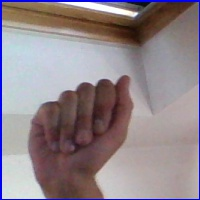
#> input picture isl_project copy/data/train/A/A1149.jpg, 200 x 200 px
$ python -i preprocessing.py   (imports and definitions only)
#> lines starting #> are read from the running program, lines starting #| are printed output that depends on the picture; after the words box and inside, x2 and y2 are one past the last pixel; in counts of white or black regions, pixels touching at a corner belong together
### isl_project copy/src/utils.py
import logging
import os
import json
from pathlib import Path
import numpy as np

# ── Logging ────────────────────────────────────────────────────────────────────
def get_logger(name: str) -> logging.Logger:
    logger = logging.getLogger(name)
    if not logger.handlers:
        logger.setLevel(logging.DEBUG)
        fmt = logging.Formatter(
            "[%(asctime)s] %(levelname)-8s %(name)s: %(message)s",
            datefmt="%Y-%m-%d %H:%M:%S",
        )
        ch = logging.StreamHandler()
        ch.setFormatter(fmt)
        logger.addHandler(ch)
        os.makedirs("logs", exist_ok=True)
        fh = logging.FileHandler("logs/isl.log")
        fh.setFormatter(fmt)
        logger.addHandler(fh)
    return logger


log = get_logger("utils")

# ── Paths ──────────────────────────────────────────────────────────────────────
PROJECT_ROOT = Path(__file__).resolve().parent.parent
DATA_DIR     = PROJECT_ROOT / "data"
RAW_DIR      = DATA_DIR / "raw"
PROCESSED_DIR= DATA_DIR / "processed"
TRAIN_DIR    = DATA_DIR / "train"
TEST_DIR     = DATA_DIR / "test"
MODEL_DIR    = PROJECT_ROOT / "models"
LOGS_DIR     = PROJECT_ROOT / "logs"

for _d in [RAW_DIR, PROCESSED_DIR, TRAIN_DIR, TEST_DIR, MODEL_DIR, LOGS_DIR]:
    _d.mkdir(parents=True, exist_ok=True)

MODEL_H5_PATH   = MODEL_DIR / "cnn_model.h5"
LANDMARK_H5_PATH= MODEL_DIR / "landmark_model.h5"
LABEL_MAP_PATH  = MODEL_DIR / "label_map.json"

IMG_SIZE   = 128
NUM_CHANNELS = 1          # grayscale
LANDMARK_DIM = 63         # 21 landmarks × 3 (x,y,z)

# Simulated special gesture timings (seconds)
SPACE_TIMEOUT  = 2.0      # no gesture for 2s → insert space
DELETE_HOLD    = 1.5      # same gesture held for 1.5s → delete last letter


# ── Label helpers ──────────────────────────────────────────────────────────────
def build_label_map(class_names: list) -> dict:
    """int → class_name"""
    return {i: c for i, c in enumerate(sorted(class_names))}


# [12 lines left out: functions save_label_map, load_label_map, not called in this run]


def labels_to_int(label_map: dict) -> dict:
    """class_name → int"""
    return {v: k for k, v in label_map.items()}


# ── Normalise landmarks ────────────────────────────────────────────────────────
# [14 lines left out: function normalize_landmarks, not called in this run]


# ── Confusion-pair rule fix ────────────────────────────────────────────────────
CONFUSION_PAIRS = {
    frozenset(["D", "R", "U"]): None,
    frozenset(["T", "K", "I"]): None,
    frozenset(["S", "M", "N"]): None,
}

# [18 lines left out: function confusion_correct, not called in this run]

### isl_project copy/src/preprocessing.py
"""
preprocessing.py
────────────────
Two pipelines:
  1. image_pipeline  – grayscale → blur → threshold → resize (for CNN)
  2. landmark_pipeline – MediaPipe extraction → normalise (for Landmark model)

Also provides extract_landmarks_from_dataset() which pre-computes landmarks
from dataset images and saves them as .npy for fast landmark model training.
"""

import cv2
import numpy as np
import mediapipe as mp
from pathlib import Path
import sys

sys.path.insert(0, str(Path(__file__).resolve().parent))
from utils import get_logger, normalize_landmarks, TRAIN_DIR, TEST_DIR, PROCESSED_DIR, IMG_SIZE, LANDMARK_DIM

log = get_logger("preprocessing")
#> further down, picture is the input picture: shape (200, 200, 3); mean B, G, R 138.9, 133.1, 145.1

mp_hands = mp.solutions.hands
# [5 lines that did not run here, left out]


# ── Image pipeline ─────────────────────────────────────────────────────────────
def image_pipeline(frame: np.ndarray) -> np.ndarray:
    """
    Input : BGR or grayscale frame (any size).
    Output: (IMG_SIZE, IMG_SIZE, 1) float32 in [0,1].
    """
    if frame is None:
        return np.zeros((IMG_SIZE, IMG_SIZE, 1), dtype=np.float32)
    if len(frame.shape) == 3:
        gray = cv2.cvtColor(frame, cv2.COLOR_BGR2GRAY)
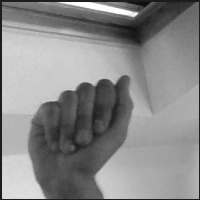
#> gray: shape (200, 200); min 11, max 255, mean 137.4
    else:
        gray = frame.copy()
    blur = cv2.GaussianBlur(gray, (5, 5), 0)
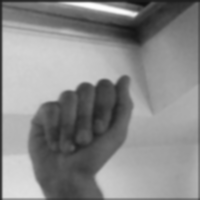
#> blur: shape (200, 200); min 16, max 253, mean 137.9
    thresh = cv2.adaptiveThreshold(
        blur, 255,
        cv2.ADAPTIVE_THRESH_GAUSSIAN_C,
        cv2.THRESH_BINARY_INV,
        11, 2,
    )
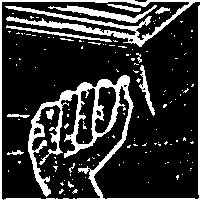
#> thresh: shape (200, 200); 20.5% white; 152 white regions (138 under 20 px), largest, box (x1, y1, x2, y2) and area: (4, 5, 200, 200) 3877, (0, 0, 200, 200) 2382, (48, 5, 157, 23) 535
    resized = cv2.resize(thresh, (IMG_SIZE, IMG_SIZE))
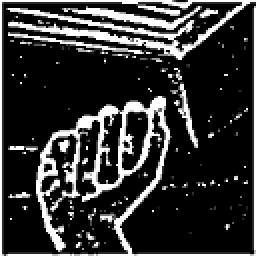
#> resized: shape (128, 128) (shown 2 times larger); min 0, max 255, mean 51.4
    return (resized.astype(np.float32) / 255.0)[..., np.newaxis]


# ── Landmark pipeline ──────────────────────────────────────────────────────────
# [99 lines left out: functions extract_landmarks_from_frame, extract_landmarks_from_dataset, augment_image, not called in this run]

>>> import cv2
>>> picture = cv2.imread('../data/train/A/A1149.jpg')
>>> result = image_pipeline(picture)

$ run again, on isl_project copy/data/train/B/B1510.jpg
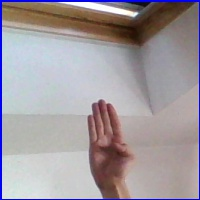
#> input picture isl_project copy/data/train/B/B1510.jpg, 200 x 200 px
#> picture is the input picture: shape (200, 200, 3); mean B, G, R 159.6, 154.3, 161.7
#> in image_pipeline, `thresh = cv2.adaptiveThreshold( blur, 255, cv2.ADAPTIVE_THRESH_GAUSSIA..`:
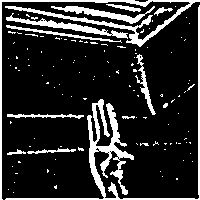
#> thresh: shape (200, 200); 17.1% white; 120 white regions (108 under 20 px), largest, box (x1, y1, x2, y2) and area: (5, 5, 200, 200) 2387, (0, 0, 200, 200) 1770, (6, 13, 128, 39) 607
#> in image_pipeline, `resized = cv2.resize(thresh, (IMG_SIZE, IMG_SIZE))`:
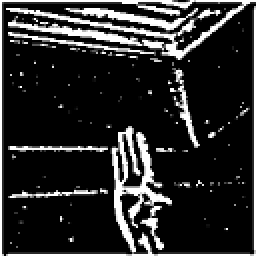
#> resized: shape (128, 128) (shown 2 times larger); min 0, max 255, mean 42.4

$ run again, on isl_project copy/data/train/B/B2357.jpg
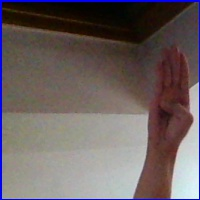
#> input picture isl_project copy/data/train/B/B2357.jpg, 200 x 200 px
#> picture is the input picture: shape (200, 200, 3); mean B, G, R 97.5, 96.9, 107.5
#> in image_pipeline, `thresh = cv2.adaptiveThreshold( blur, 255, cv2.ADAPTIVE_THRESH_GAUSSIA..`:
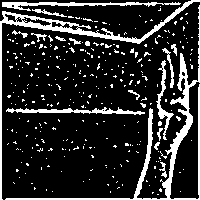
#> thresh: shape (200, 200); 16.9% white; 312 white regions (295 under 20 px), largest, box (x1, y1, x2, y2) and area: (5, 5, 200, 200) 2113, (0, 0, 200, 200) 1583, (2, 2, 181, 11) 558
#> in image_pipeline, `resized = cv2.resize(thresh, (IMG_SIZE, IMG_SIZE))`:
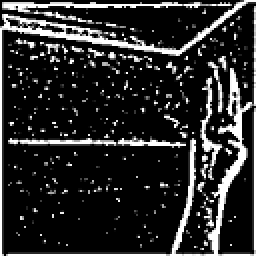
#> resized: shape (128, 128) (shown 2 times larger); min 0, max 255, mean 42.5

$ run again, on isl_project copy/data/train/C/C1489.jpg
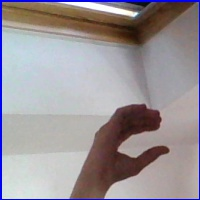
#> input picture isl_project copy/data/train/C/C1489.jpg, 200 x 200 px
#> picture is the input picture: shape (200, 200, 3); mean B, G, R 152.7, 148.2, 155.1
#> in image_pipeline, `thresh = cv2.adaptiveThreshold( blur, 255, cv2.ADAPTIVE_THRESH_GAUSSIA..`:
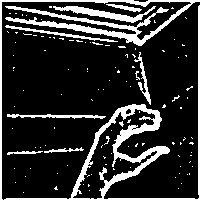
#> thresh: shape (200, 200); 18% white; 116 white regions (107 under 20 px), largest, box (x1, y1, x2, y2) and area: (4, 5, 200, 200) 2804, (0, 0, 200, 200) 2438, (53, 6, 156, 23) 530
#> in image_pipeline, `resized = cv2.resize(thresh, (IMG_SIZE, IMG_SIZE))`:
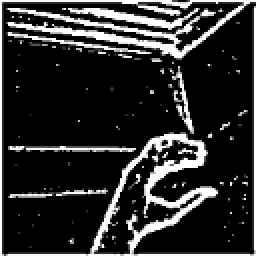
#> resized: shape (128, 128) (shown 2 times larger); min 0, max 255, mean 45.1
